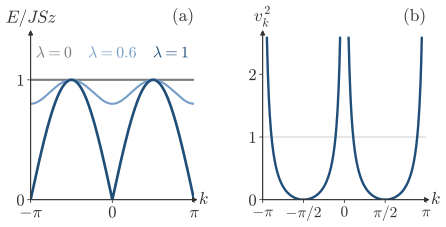

Write the Python code that produced this figure.
"""Session 6, what the anomalous terms a_i b_j do to the antiferromagnetic magnon of a chain.

For each k the linear spin-wave Hamiltonian of the Neel state couples a_k with b^dagger_{-k},
H_k = J S z [[1, lam gamma_k], [lam gamma_k, 1]] with gamma_k = cos k and z=2, where lam multiplies the anomalous
terms (lam=1 is the Heisenberg model). The bosonic (Bogoliubov) diagonalization takes the eigenvalues of
sigma_z H_k, computed here numerically, which gives E = J S z sqrt(1 - lam^2 gamma_k^2), so (6.9) for lam=1.
pyqula has no bosonic Bogoliubov solver, so this stays numpy and has no script to download.
(a) The dispersion for lam = 0, 0.6 and 1, in units of J S z. Without anomalous terms every magnon costs J S z.
(b) For lam=1, the weight v_k^2 of the eigenvector, normalized with |u|^2 - |v|^2 = 1, which is the number of
Holstein-Primakoff bosons per mode in the new vacuum. It is zero only at k = +-pi/2, where gamma_k = 0, and it grows
without bound near k=0 and k=pi. The axes are named with their units, and the ticks sit at the values that the
caption and the alt text quote: 0 and 1 on the energy, -pi, 0 and pi on k, and pi/2 where v_k^2 vanishes.
"""
import os, sys
sys.path.insert(0, os.path.join(os.path.dirname(os.path.abspath(__file__)), '..'))
import numpy as np
import style

s3 = np.diag([1., -1.])
k = np.linspace(-np.pi, np.pi, 801)


def bog(lam, kk):
    g = np.cos(kk)
    Hk = np.array([[1, lam * g], [lam * g, 1]])          # in units of J S z
    w, V = np.linalg.eig(s3 @ Hk)
    i = np.argmax(w.real)                                 # the positive branch
    u, v = V[:, i].real
    norm = u * u - v * v
    return w[i].real, v * v / norm


E = {lam: np.array([bog(lam, q)[0] for q in k]) for lam in (0.0, 0.6, 1.0)}
for lam in E:
    assert np.allclose(E[lam], np.sqrt(1 - lam**2 * np.cos(k)**2), atol=1e-9)
assert np.allclose(E[0.0], 1.0)                                              # lam = 0, a flat band at J S z
assert E[0.6].min() > 0.79 and np.isclose(E[0.6].min(), 0.8) and np.isclose(E[0.6].max(), 1.0)   # weakly modulated
zeros = [np.argmin(np.abs(k - q)) for q in (-np.pi, 0.0, np.pi)]
assert np.allclose(E[1.0][zeros], 0.0, atol=1e-9)                            # lam = 1, zeros at k = 0 and +-pi
kv = k[(abs(k) > 0.08) & (abs(abs(k) - np.pi) > 0.08)]
v2 = np.array([bog(1.0, q)[1] for q in kv])
assert np.allclose(v2, 0.5 * (1 / np.abs(np.sin(kv)) - 1), atol=1e-9) and v2.min() >= -1e-12
half = [np.argmin(np.abs(kv - q)) for q in (-np.pi / 2, np.pi / 2)]
assert np.allclose(kv[half], [-np.pi / 2, np.pi / 2]) and np.allclose(v2[half], 0.0, atol=1e-12)   # zero at +-pi/2
assert v2.max() > 2.6                                                        # it leaves the panel near 0 and pi

FS = 13
style.plt.rcParams['font.size'] = FS          # the labels of the arrows too, for a phone
fig, axs = style.figure(height_cm=5.6, width_cm=13.5, ncols=2, gridspec_kw=dict(wspace=0.42))
ax = axs[0]
cols = {0.0: style.MUTED, 0.6: style.LIGHT, 1.0: style.ACCENT}
style.guide(ax, y=1.0)
for lam in (0.0, 0.6, 1.0):
    ax.plot(k, E[lam], color=cols[lam], lw=2.0 if lam == 1.0 else 1.6)
style.arrows(ax, xlabel='$k$', ylabel=r'$E/JSz$')
style.label(ax, -2.25, 1.22, r'$\lambda=0$', color=style.MUTED, fontsize=FS - 1)
style.label(ax, 0, 1.22, r'$\lambda=0.6$', color=style.LIGHT, fontsize=FS - 1)
style.label(ax, 2.25, 1.22, r'$\lambda=1$', color=style.ACCENT, fontsize=FS - 1)
ax.set_xticks([-np.pi, 0, np.pi]); ax.set_xticklabels([r'$-\pi$', '$0$', r'$\pi$'], fontsize=FS - 0.5)
ax.set_yticks([0, 1]); ax.set_yticklabels(['$0$', '$1$'], fontsize=FS - 0.5)
ax.tick_params(length=2.5, width=0.6, pad=2)
ax.text(1.0, 1.07, '(a)', transform=ax.transAxes, fontsize=FS, ha='right', va='bottom')
ax.set_xlim(-np.pi, np.pi); ax.set_ylim(0, 1.36)

ax = axs[1]
style.guide(ax, y=1.0)
for side in (kv < 0, kv > 0):
    for part in ((abs(kv) < np.pi / 2), (abs(kv) >= np.pi / 2)):
        m = side & part
        ax.plot(kv[m], v2[m], color=style.ACCENT)
style.arrows(ax, xlabel='$k$', ylabel=r'$v_k^2$')
ax.set_xticks([-np.pi, -np.pi / 2, 0, np.pi / 2, np.pi])
ax.set_xticklabels([r'$-\pi$', r'$-\pi/2$', '$0$', r'$\pi/2$', r'$\pi$'], fontsize=FS - 1.5)
ax.set_yticks([0, 1, 2]); ax.set_yticklabels(['$0$', '$1$', '$2$'], fontsize=FS - 0.5)
ax.tick_params(length=2.5, width=0.6, pad=2)
ax.text(1.0, 1.07, '(b)', transform=ax.transAxes, fontsize=FS, ha='right', va='bottom')
ax.set_xlim(-np.pi, np.pi); ax.set_ylim(0, 2.6)
style.save(fig, __file__)
